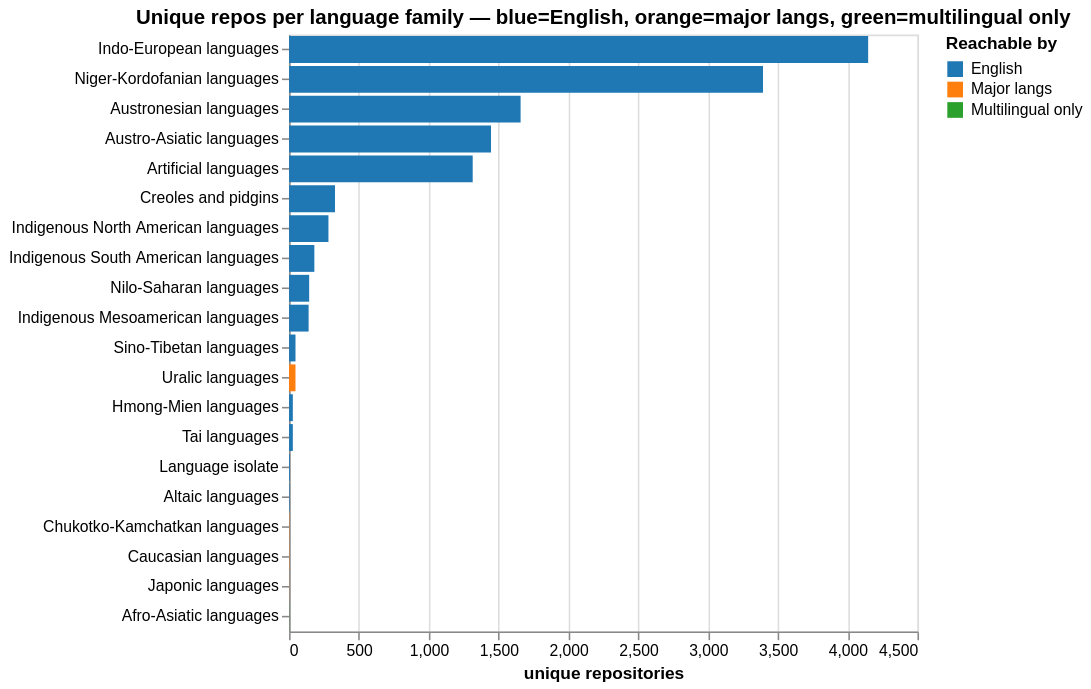

Notebook cell for this chart:
### Markdown cell above
## 8.5 — Result Distribution by Language Family

Aggregating results to the language family level shows which parts of the world's DH activity are captured by the multilingual approach, and which families only appear because of the full translation coverage (i.e., they would be missed by English-only or major-language search).

### Code cell
# Unique repos per language family
fam_repos = (
    repos_lang.groupby("language_family")["id"]
    .nunique()
    .reset_index(name="n_repos")
    .dropna(subset=["language_family"])
    .sort_values("n_repos", ascending=False)
)

# Flag which families are reachable via English / major languages
en_families    = set(repos_lang[repos_lang["id"].isin(en_repo_ids)]["language_family"].dropna())
major_repo_ids = set(repos_raw[repos_raw["search_term"].str.lower().str.strip().isin(major_terms)]["id"].dropna())
major_families = set(repos_lang[repos_lang["id"].isin(major_repo_ids)]["language_family"].dropna())

fam_repos["reachable_by_english"] = fam_repos["language_family"].isin(en_families)
fam_repos["reachable_by_major"]   = fam_repos["language_family"].isin(major_families)
fam_repos["multilingual_only"]    = ~fam_repos["reachable_by_major"]

# Compute color category in pandas — nested alt.condition not supported in Altair v6
def _reach_label(row):
    if row["multilingual_only"]:
        return "Multilingual only"
    if row["reachable_by_english"]:
        return "English"
    return "Major langs"

fam_repos["reach"] = fam_repos.apply(_reach_label, axis=1)

fam_bar = alt.Chart(fam_repos).mark_bar().encode(
    y=alt.Y("language_family:N", sort="-x", title=None),
    x=alt.X("n_repos:Q", title="unique repositories"),
    color=alt.Color("reach:N",
                    scale=alt.Scale(
                        domain=["English", "Major langs", "Multilingual only"],
                        range=["#1f77b4", "#ff7f0e", "#2ca02c"],
                    ),
                    title="Reachable by"),
    tooltip=["language_family:N", "n_repos:Q", "reach:N"],
).properties(width=400, height=380,
             title="Unique repos per language family — blue=English, orange=major langs, green=multilingual only")
display(fam_bar)

print(f"Families reachable by English only        : {len(en_families)}")
print(f"Families reachable by major 11 languages  : {len(major_families)}")
print(f"Families only reachable via full pipeline : {fam_repos['multilingual_only'].sum()}")
if fam_repos["multilingual_only"].any():
    print("\nMultilingual-only families:")
    for _, r in fam_repos[fam_repos["multilingual_only"]].iterrows():
        print(f"  {r['language_family']}: {r['n_repos']} repos")

### Figure 1 — Vega specification as saved in the notebook (floating-point values rounded to 4 significant figures)
{"$schema": "https://vega.github.io/schema/vega/v6.json", "data": [{"name": "source_0"}, {"name": "data_0", "values": [{"language_family": "Indo-European languages", "n_repos": 4147, "n_repos_end": 4147.0, "n_repos_start": 0.0, "reach": "English"}, {"language_family": "Niger-Kordofanian languages", "n_repos": 3394, "n_repos_end": 3394.0, "n_repos_start": 0.0, "reach": "English"}, {"language_family": "Austronesian languages", "n_repos": 1658, "n_repos_end": 1658.0, "n_repos_start": 0.0, "reach": "English"}, {"language_family": "Austro-Asiatic languages", "n_repos": 1446, "n_repos_end": 1446.0, "n_repos_start": 0.0, "reach": "English"}, {"language_family": "Artificial languages", "n_repos": 1315, "n_repos_end": 1315.0, "n_repos_start": 0.0, "reach": "English"}, {"language_family": "Creoles and pidgins", "n_repos": 329, "n_repos_end": 329.0, "n_repos_start": 0.0, "reach": "English"}, {"language_family": "Indigenous North American languages", "n_repos": 282, "n_repos_end": 282.0, "n_repos_start": 0.0, "reach": "English"}, {"language_family": "Indigenous South American languages", "n_repos": 181, "n_repos_end": 181.0, "n_repos_start": 0.0, "reach": "English"}, {"language_family": "Nilo-Saharan languages", "n_repos": 144, "n_repos_end": 144.0, "n_repos_start": 0.0, "reach": "English"}, {"language_family": "Indigenous Mesoamerican languages", "n_repos": 140, "n_repos_end": 140.0, "n_repos_start": 0.0, "reach": "English"}, {"language_family": "Sino-Tibetan languages", "n_repos": 46, "n_repos_end": 46.0, "n_repos_start": 0.0, "reach": "English"}, {"language_family": "Uralic languages", "n_repos": 46, "n_repos_end": 46.0, "n_repos_start": 0.0, "reach": "Major langs"}, {"language_family": "Hmong-Mien languages", "n_repos": 27, "n_repos_end": 27.0, "n_repos_start": 0.0, "reach": "English"}, {"language_family": "Tai languages", "n_repos": 27, "n_repos_end": 27.0, "n_repos_start": 0.0, "reach": "English"}, {"language_family": "Language isolate", "n_repos": 6, "n_repos_end": 6.0, "n_repos_start": 0.0, "reach": "English"}, {"language_family": "Altaic languages", "n_repos": 4, "n_repos_end": 4.0, "n_repos_start": 0.0, "reach": "English"}, {"language_family": "Chukotko-Kamchatkan languages", "n_repos": 2, "n_repos_end": 2.0, "n_repos_start": 0.0, "reach": "Major langs"}, {"language_family": "Caucasian languages", "n_repos": 2, "n_repos_end": 2.0, "n_repos_start": 0.0, "reach": "Major langs"}, {"language_family": "Japonic languages", "n_repos": 1, "n_repos_end": 1.0, "n_repos_start": 0.0, "reach": "Major langs"}, {"language_family": "Afro-Asiatic languages", "n_repos": 1, "n_repos_end": 1.0, "n_repos_start": 0.0, "reach": "Multilingual only"}]}, {"name": "source_0_y_domain_language_family", "values": [{"language_family": "Indo-European languages", "sort_field": 4147}, {"language_family": "Niger-Kordofanian languages", "sort_field": 3394}, {"language_family": "Austronesian languages", "sort_field": 1658}, {"language_family": "Austro-Asiatic languages", "sort_field": 1446}, {"language_family": "Artificial languages", "sort_field": 1315}, {"language_family": "Creoles and pidgins", "sort_field": 329}, {"language_family": "Indigenous North American languages", "sort_field": 282}, {"language_family": "Indigenous South American languages", "sort_field": 181}, {"language_family": "Nilo-Saharan languages", "sort_field": 144}, {"language_family": "Indigenous Mesoamerican languages", "sort_field": 140}, {"language_family": "Sino-Tibetan languages", "sort_field": 46}, {"language_family": "Uralic languages", "sort_field": 46}, {"language_family": "Hmong-Mien languages", "sort_field": 27}, {"language_family": "Tai languages", "sort_field": 27}, {"language_family": "Language isolate", "sort_field": 6}, {"language_family": "Altaic languages", "sort_field": 4}, {"language_family": "Chukotko-Kamchatkan languages", "sort_field": 2}, {"language_family": "Caucasian languages", "sort_field": 2}, {"language_family": "Japonic languages", "sort_field": 1}, {"language_family": "Afro-Asiatic languages", "sort_field": 1}]}], "marks": [{"type": "rect", "name": "marks", "from": {"data": "data_0"}, "encode": {"update": {"height": {"signal": "max(0.25, bandwidth('y'))"}, "x2": {"field": "n_repos_start", "scale": "x"}, "fill": {"field": "reach", "scale": "color"}, "x": {"field": "n_repos_end", "scale": "x"}, "tooltip": {"signal": "{\"language_family\": isValid(datum[\"language_family\"]) ? datum[\"language_family\"] : \"\"+datum[\"language_family\"], \"n_repos\": format(datum[\"n_repos\"], \"\"), \"reach\": isValid(datum[\"reach\"]) ? datum[\"reach\"] : \"\"+datum[\"reach\"]}"}, "y": {"field": "language_family", "scale": "y"}}}, "style": ["bar"]}], "scales": [{"name": "x", "type": "linear", "domain": {"data": "data_0", "fields": ["n_repos_start", "n_repos_end"]}, "range": [0, {"signal": "width"}], "nice": true, "zero": true}, {"name": "y", "type": "band", "domain": {"data": "source_0_y_domain_language_family", "field": "language_family", "sort": {"op": "max", "field": "sort_field", "order": "descending"}}, "range": [0, {"signal": "height"}], "paddingOuter": 0.05, "paddingInner": 0.1}, {"name": "color", "type": "ordinal", "domain": ["English", "Major langs", "Multilingual only"], "range": ["#1f77b4", "#ff7f0e", "#2ca02c"]}], "axes": [{"scale": "x", "gridScale": "y", "tickCount": {"signal": "ceil(width/40)"}, "labels": false, "maxExtent": 0, "orient": "bottom", "aria": false, "grid": true, "minExtent": 0, "ticks": false, "domain": false, "zindex": 0}, {"scale": "x", "orient": "bottom", "tickCount": {"signal": "ceil(width/40)"}, "grid": false, "title": "unique repositories", "labelFlush": true, "labelOverlap": true, "zindex": 0}, {"scale": "y", "grid": false, "zindex": 0, "orient": "left"}], "title": {"text": "Unique repos per language family — blue=English, orange=major langs, green=multilingual only", "frame": "group"}, "background": "white", "padding": 5, "style": "cell", "legends": [{"title": "Reachable by", "fill": "color", "symbolType": "square"}], "width": 400, "height": 380}
